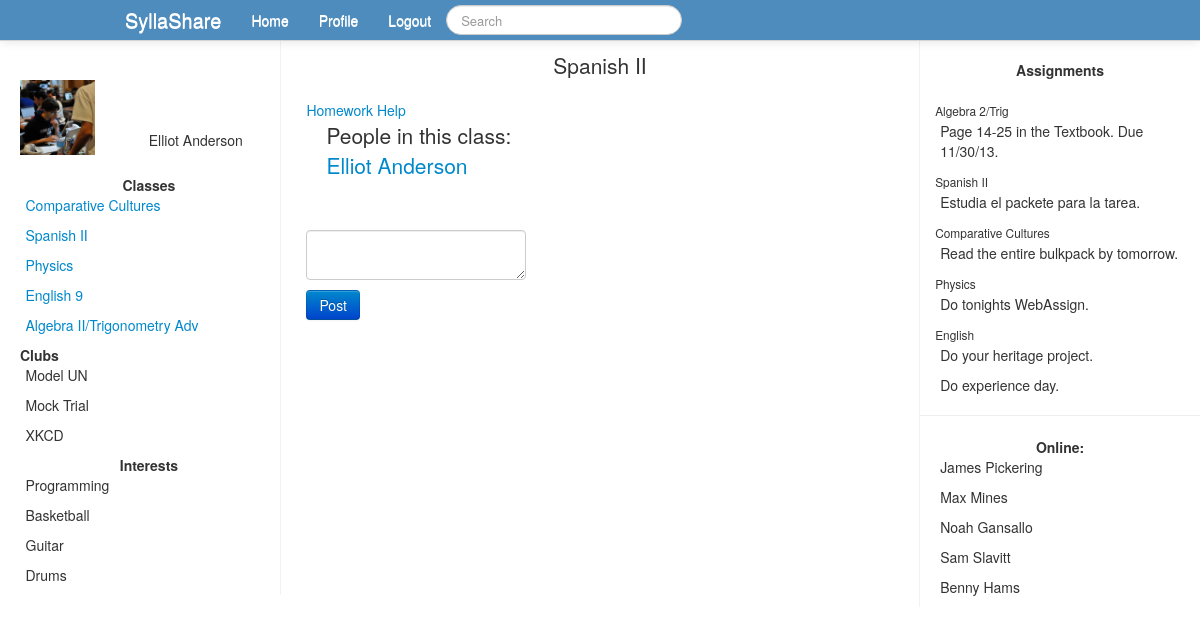
/class.php?id=8 (signed in), run on the app's committed database.
### tables this page shows
CREATE TABLE `users` (
  `id` int(11) NOT NULL AUTO_INCREMENT,
  `firstname` varchar(40) NOT NULL,
  `lastname` varchar(40) NOT NULL,
  `email` varchar(255) NOT NULL,
  `password` varchar(36) NOT NULL,
  `activated` int(1) NOT NULL DEFAULT '0',
  `code` int(8) NOT NULL,
  `grade` int(2) NOT NULL,
  PRIMARY KEY (`id`)
);

CREATE TABLE `class` (
  `id` int(11) NOT NULL AUTO_INCREMENT,
  `classid` int(11) NOT NULL,
  `userid` int(11) NOT NULL,
  PRIMARY KEY (`id`)
);

CREATE TABLE `classes` (
  `id` int(11) NOT NULL AUTO_INCREMENT,
  `name` varchar(60) NOT NULL,
  PRIMARY KEY (`id`)
);

### class.php (the view, shortened to what this page needs)
<?php
include_once('database.php');
$pageid = $_GET['id'];
$userid = $_SESSION['id'];
$getuserinfo = "SELECT * FROM users WHERE id=$userid";
$getuserrun = mysqli_query($connect, $getuserinfo);
while ($row = mysqli_fetch_assoc($getuserrun)){
	$firstname = $row['firstname'];
	$lastname = $row['lastname'];
}
include_once('header.php');
?>
<div class="span6">
<h1 class="lead">
<?
$thequery = "SELECT * FROM classes WHERE id=$pageid";
$therun = mysqli_query($connect, $thequery);
while ($row = mysqli_fetch_assoc($therun)){
	$pageclassname = $row['name'];
}
?>
<center>
<?php echo $pageclassname; ?>
</center>
</h1>
<?
echo '<a href="forum.php?id='.$pageid.'">Homework Help</a><br />';
echo '<p class="lead">People in this class: <br />';
$getmembers = "SELECT userid FROM class WHERE classid=$pageid";
$runmembers = mysqli_query($connect, $getmembers);
while ($row = mysqli_fetch_assoc($runmembers)){
	$memberid = $row['userid'];
	$getmemberinfo = "SELECT id,firstname,lastname FROM users WHERE id=$memberid";
	$runmemberinfo = mysqli_query($connect, $getmemberinfo);
	while ($row2 = mysqli_fetch_assoc($runmemberinfo)){
		$memberfname = $row2['firstname'];
		$memberlname = $row2['lastname'];
	}
	echo '<a href="profile.php?id='.$memberid.'">'.$memberfname.' '.$memberlname.'</a><br />';
}
echo '<br />';
echo '<form action="class.php?id='.$pageid.'" method="POST">
<textarea name="postcontent" class="form-control"></textarea><br />
<input type="submit" value="Post" class="btn btn-primary" />';
?>
</p>
</div>
<?php
include_once('rightbar.php');
?>

### header.php (shortened to what this page needs)
<!DOCTYPE html>
<html lang="en">
<head>
<link href="css/bootstrap.min.css" rel="stylesheet" />
</head>
<body>
<div class="navbar navbar-fixed-top" >
	<div class="navbar-inner">
		<div class="container" >
			<ul class="nav">
				<li>
					<a class="brand" href="#">SyllaShare</a>
				</li>
				<?php
				if (!isset($_SESSION['id'])){
					?>
					<form action="login.php" method="POST" class="navbar-form pull-left">
						<input type="email" name="logemail" placeholder="Email" />
						<input type="password" name="logpassword" placeholder="Password" />
						<input type="submit" value="Log In" />
					</form>
					<?
				} else {
				?>
				<li><a href="home.php">Home</a></li>
				<li><a href="#">Profile</a></li>
				<form class="navbar-search pull-right">
					<input type="text" class="search-query" name="q" placeholder="Search" />
				</form>
				<li><a href="logout.php">Logout</a></li>
				<? }?>
			</ul>
		</div>
	</div>
</div>
<?
if (isset($_SESSION['id'])){
	?>
<br /><br />
<div class="row-fluid" style="height: 100%;">
<div class="span3" style="padding-left: 20px; padding-right: 2px; border-right: 1px solid #f2f2f2;">
<div class="innercontent" >
<br />
<p class="lead">
<div id="pic-right" style="float: right;padding-right: 35px; padding-top: 50px; position: relative; ">
<?php
echo $firstname.' '.$lastname;
?>
</div>
<div class="pic-left" style="position: relative;" >
<img src="propic.jpg" height="75" width="75" />
</div>
<br />
<center>
<b>Classes</b><br />
</center>
<?php
$getclasses = "SELECT * FROM class WHERE userid=$userid";
$runclasses = mysqli_query($connect, $getclasses);
while ($row = mysqli_fetch_assoc($runclasses)){
	$classid = $row['classid'];
	$getclassinfo = "SELECT name FROM classes WHERE id=$classid";
	$runclassinfo = mysqli_query($connect, $getclassinfo);
	while ($row2 = mysqli_fetch_assoc($runclassinfo)){
		$classname = $row2['name'];
	}
	echo '<span class="spanright"><a href="class.php?id='.$classid.'">'.$classname.'</a></span><br />';
}
?>
<b>Clubs</b><br />
<span class="spanright">Model UN</span><br />
<span class="spanright">Mock Trial</span><br />
<span class="spanright">XKCD</span><br />
<br />
<center>
<b>Interests</b><br />
<span class="spanright">Programming</span><br />
<span class="spanright">Basketball</span><br />
<span class="spanright">Guitar</span><br />
<span class="spanright">Drums</span><br />
</center>
</p>
</div>
</div>
<?php
}
?>

### header.php (style rules this page uses)
.navbar-inner { background-color: #4d8cbc; background-image: none; color: #FFFFFF; }
.navbar .nav > li > a { color: #FFFFFF; }
.spanright { text-align: left; padding-right: 4px; }

### rightbar.php (style rules this page uses)
p { padding-left: 20px; }

### data on the page
users: firstname "Elliot", lastname "Anderson"
class: classid.name "Comparative Cultures"
class: classid.name "Spanish II", userid.firstname "Elliot", userid.lastname "Anderson"
class: classid.name "Physics"
class: classid.name "English 9"
class: classid.name "Algebra II/Trigonometry Adv"
classes: name "Spanish II"
